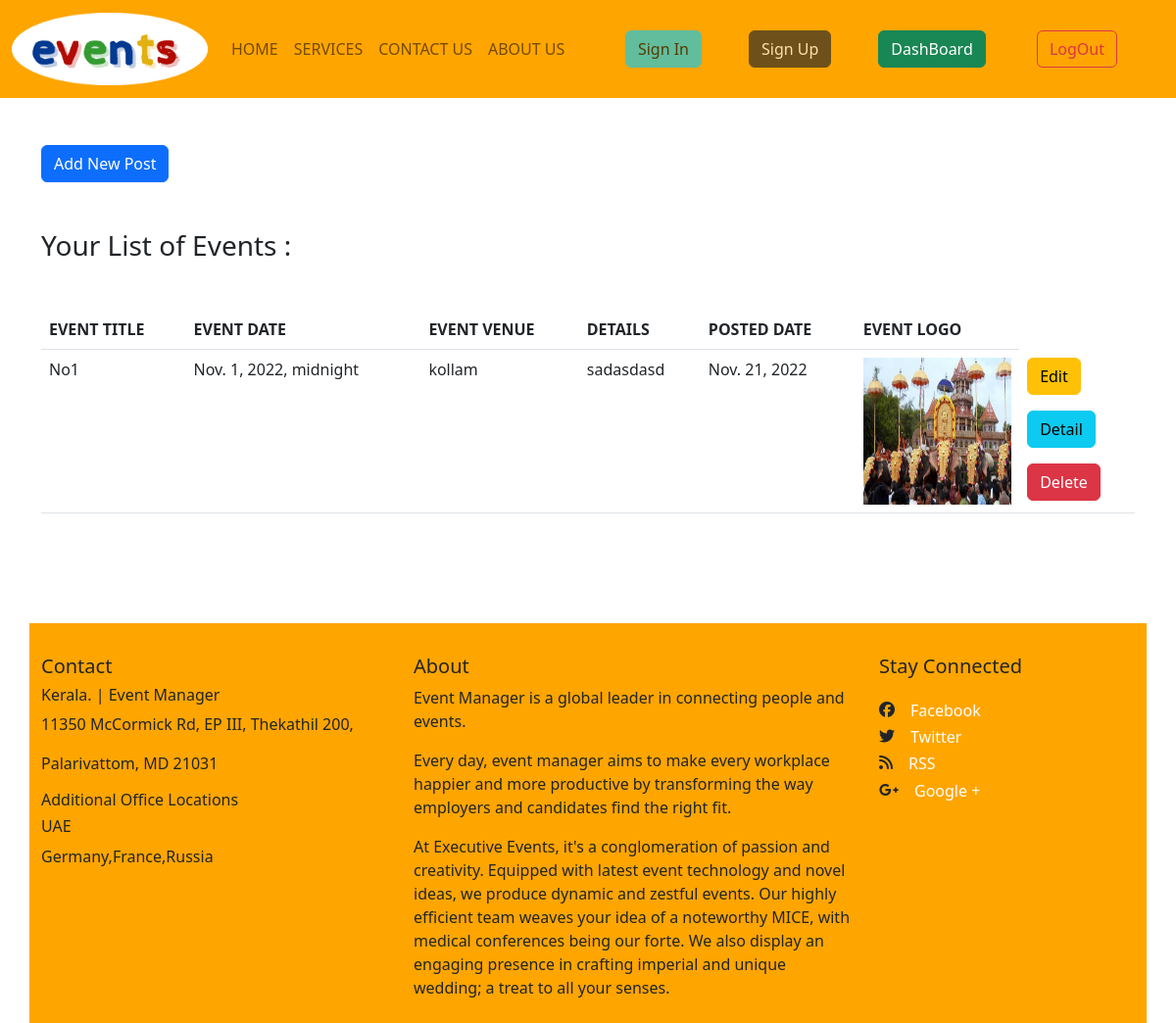
Page /post_list (signed in) on the committed database.
### apps/post/models.py (models this page shows)
class PostModel(models.Model):
    user = models.ForeignKey(User, on_delete=models.CASCADE)
    event_title = models.CharField(max_length=120, null=False)
    event_date = models.DateField(null=False)
    content = models.TextField(null=False)
    location = models.CharField(max_length=200, null=False)
    date = models.DateField(auto_now_add=True)
    pic = models.ImageField(upload_to='events',
                            validators=[FileExtensionValidator(allowed_extensions=['jpeg', 'png', 'jpg'])], null=False,
                            blank=False)

### apps/post/views.py (the view)
# urls.py: path('post_list', post_views.ListPostView.as_view(), name="post_list"),
@method_decorator(login_required, name="dispatch")
class ListPostView(ListView):
    template_name = "eventWebsite/post_list.html"
    model = PostModel
    context_object_name = 'posts' # with this data can be accessed in front end html
    def get_queryset(self):
        return PostModel.objects.filter(user=self.request.user)

### apps/verified_access.py (called while the page is built)
def login_required(fn):
    def wrapper(request, *args, **kwargs):
        if not request.user.is_authenticated:
            messages.error(request, "Login to Access")
            return redirect("login")
        else:
            return fn(request, *args, **kwargs)
    return wrapper

### templates/eventWebsite/post_list.html
{% extends 'eventWebsite/base.html' %}
{% block content %}
{% load static %}
<div class="container mb-5">
    <div class="row mt-5">
        <div class="col-2">
            <a class="btn btn-primary" href="{% url 'add_post' %}" role="button">Add New Post</a>
        </div>
        <div class="col-8">
        </div>
        <div class="col-2"></div>
    </div>
    <div class="row">
        <div class="col-12 mb-5 mt-5">
            <h3>Your List of Events :</h3>
            {%if posts %}
            <table class="table mt-5">
                <tr>
                    <th>EVENT TITLE</th>
                    <th>EVENT DATE</th>
                    <th>EVENT VENUE</th>
                    <th>DETAILS</th>
                    <th>POSTED DATE</th>
                    <th width="15%">EVENT LOGO</th>
                </tr>
                {%for post in posts%}
                <tr>
                    <td>{{post.event_title}}</td>
                    <td>{{post.event_date}}</td>
                    <td>{{post.location}}</td>
                    <td>{{post.content}}</td>
                    <td>{{post.date}}</td>
                    <td>
                        {%if post.pic%}
                        <img src={{post.pic.url}} class="card-img-top" alt="..." width="150" height="150">
                        {% endif %}
                    </td>
                    <td>
                        <a href="{% url 'post_update' post.id %}" class="btn btn-warning ">Edit</a><br>
                        <a href="{% url 'post_detail' post.id %}" class="btn btn-info mt-3">Detail</a><br>
                        <a href="{% url 'delete_post' post.id %}" class="btn btn-danger mt-3">Delete</a><br>
                    </td>
                </tr>
                {%endfor%}
            </table>
            {%else%}
            <h2 class="text-danger">No Upcoming Events Posted</h2>
            {%endif%}
        </div>
    </div>
</div>
{%endblock%}

### rows in the picture
PostModel: event_title "No1", event_date "Nov. 1, 2022, midnight", location "kollam", content "sadasdasd", date "Nov. 21, 2022", pic (picture)
